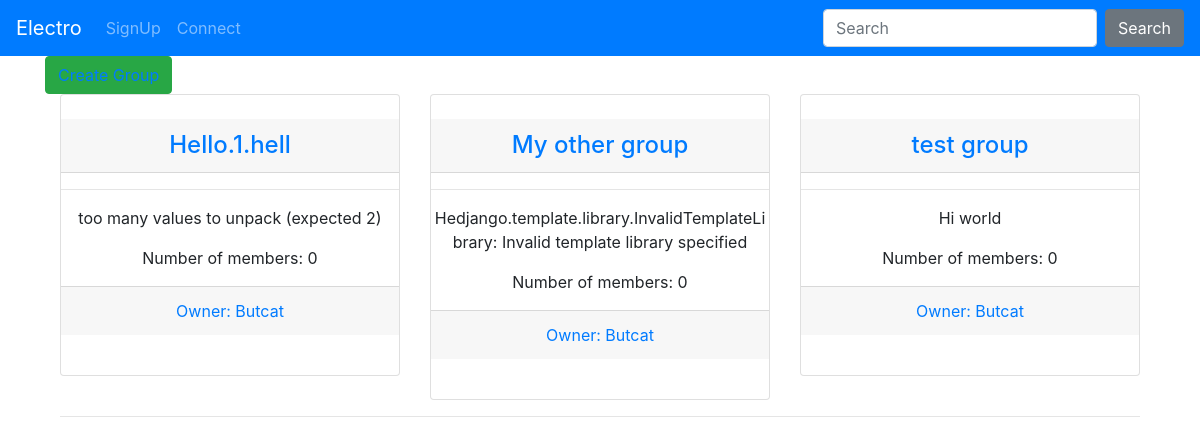
Page /groups/list/ on the committed database.
### groups/models.py (models this page shows, shortened)
class Group(models.Model):
    title = models.CharField(max_length=30)
    description = models.TextField()
    members = models.ManyToManyField(User, blank=True, through='Member')
    owner = models.ForeignKey(settings.AUTH_USER_MODEL,
    on_delete=models.CASCADE, blank=True, null=True, related_name='owner')

### groups/views.py (the view, shortened to what this page needs)
# urls.py: path('list/', views.GroupListView.as_view(), name='list'),
class GroupListView(ListView):
    template_name = 'group/index_group.html'
    model = Group
    context_object_name = 'groups'

### groups/templates/group/index_group.html
{% extends 'base.html' %}
{% block page_content %}
<div class="container">
  <button class="btn btn-success">
  <a href="{% url 'groups:create' %}">Create Group</a>
</button>
<div class="container">
  {%  for group in groups  %}
  {% if forloop.counter0|divisibleby:3 %} <div class="row text-center"> {%  endif %}
    <div class="col-md-4">
      <div class="card">
        <div class="card-content">
          <br>
          <h4 class="card-header"><a href="{% url 'groups:detail' group.pk %}">{{ group.title }}</a></h4>
          <hr>
          <p class="card-text">{{ group.description }}<p>
            <p>Number of members: {{ group.members.count }}</p>
            <p class="card-footer"><a href="{% url 'groups:redirect' group.owner.pk %}">Owner: {{ group.owner }}</a></p>
            <br>
          </div>
        </div>
      </div>
      {%  if forloop.counter|divisibleby:3 or forloop.last %}</div><hr>{%  endif %}
      {%  endfor %}
    </div>
{% endblock %}

### electro_social/static/css/style_electro.css (style rules this page uses)
body { height: 100%; width: 100%; }

### rows in the picture
Group: title "Hello.1.hell", description "too many values to unpack (expected 2)", members.count "0", owner "Butcat"
Group: title "My other group", description "Hedjango.template.library.InvalidTemplateLibrary: Invalid template library specified", members.count "0", owner "Butcat"
Group: title "test group", description "Hi world", members.count "0", owner "Butcat"
